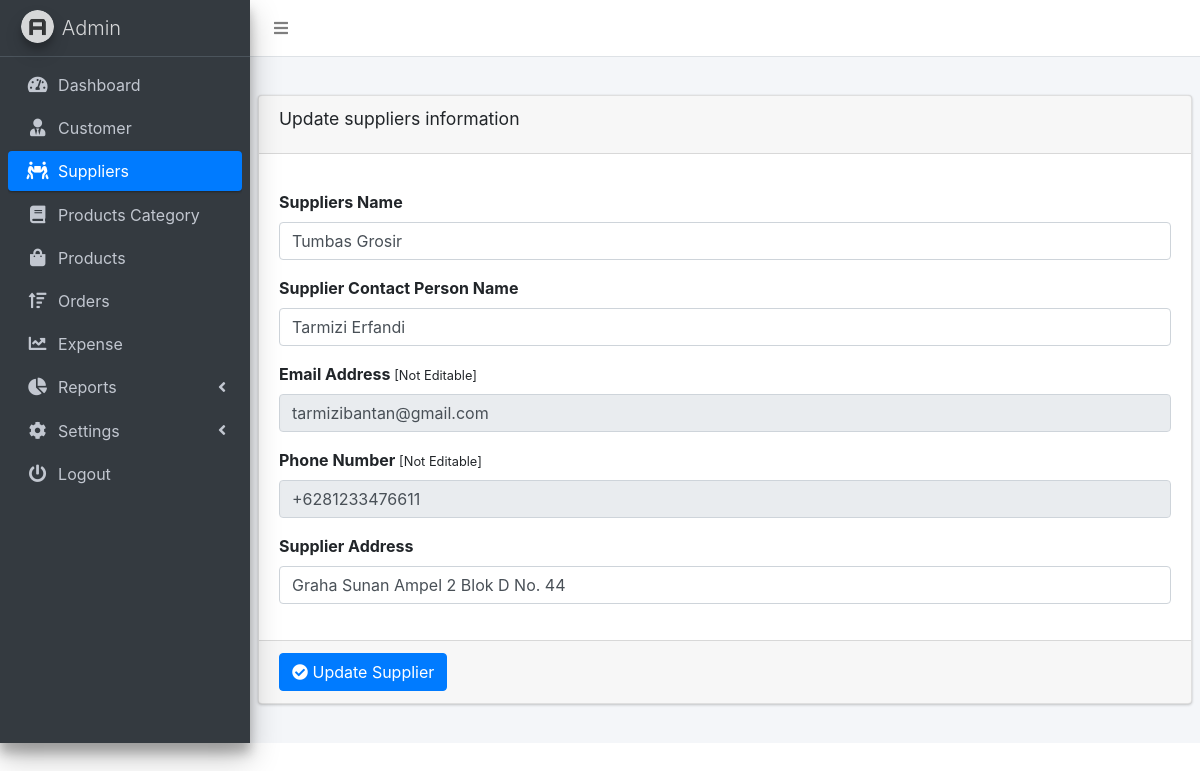
The app's page /edit_supplier.php?id=20 (signed in) with its own data.
### tables this page shows
CREATE TABLE `suppliers` (
  `suppliers_id` int(255) NOT NULL,
  `suppliers_name` varchar(255) NOT NULL,
  `suppliers_contact_person` varchar(255) NOT NULL,
  `suppliers_cell` varchar(255) NOT NULL,
  `suppliers_email` varchar(255) NOT NULL,
  `suppliers_address` varchar(255) NOT NULL,
  `timestamp` timestamp NOT NULL DEFAULT current_timestamp() ON UPDATE current_timestamp()
);

### edit_supplier.php (the view, shortened to what this page needs)
<?php
if ($_SERVER["REQUEST_METHOD"] == "GET") {
  $getid = $_GET['id'];
  include('db_connect.php');
  if (!empty($getid)) {
    $query = mysqli_query($con, "SELECT * FROM suppliers WHERE suppliers_id='$getid'");
    $row = mysqli_fetch_assoc($query);
  }
}
?>
<!DOCTYPE html>
<html lang="en">
<head>
  <link rel="stylesheet" href="dist/css/preloader.css">
  <link rel="stylesheet" href="plugins/sweetalert2/sweetalert2.min.css">
  <link rel="stylesheet" href="plugins/fontawesome-free/css/all.min.css">
  <link rel="stylesheet" href="https://code.ionicframework.com/ionicons/2.0.1/css/ionicons.min.css">
  <link rel="stylesheet" href="plugins/datatables-bs4/css/dataTables.bootstrap4.min.css">
  <link rel="stylesheet" href="plugins/datatables-responsive/css/responsive.bootstrap4.min.css">
  <link rel="stylesheet" href="dist/css/adminlte.min.css">
  <link href="plugins/bootstrap/css/bootstrap.min.css" rel="stylesheet"/>
</head>
<body class="hold-transition sidebar-mini">
<div class="wrapper">
  <nav class="main-header navbar navbar-expand navbar-white navbar-light">
    <ul class="navbar-nav">
      <li class="nav-item">
        <a class="nav-link" data-widget="pushmenu" href="#" role="button"><i class="fas fa-bars"></i></a>
      </li>
    </ul>
  </nav>
  <aside class="main-sidebar sidebar-dark-primary elevation-4">
    <a href="#" class="brand-link">
      <img src="dist/img/AdminLTELogo.png"
           alt="AdminLTE Logo"
           class="brand-image img-circle elevation-3"
           style="opacity: .8">
      <span class="brand-text font-weight-light">Admin</span>
    </a>
    <div class="sidebar">
      <nav class="mt-2">
        <ul class="nav nav-pills nav-sidebar flex-column" data-widget="treeview" role="menu" data-accordion="false">
          <li class="nav-item">
            <a href="dashboard.php" class="nav-link">
              <i class="nav-icon fas fa-tachometer-alt"></i>
              <p>
                Dashboard
              </p>
            </a>
          </li>
          <li class="nav-item">
            <a href="customers.php" class="nav-link ">
              <i class="nav-icon fas fa-user-tie"></i>
              <p>
                Customer
              </p>
            </a>
          </li>
          <li class="nav-item">
            <a href="suppliers.php" class="nav-link active">
              <i class="nav-icon fas fa-people-carry"></i>
              <p>
                Suppliers
              </p>
            </a>
          </li>
          <li class="nav-item">
            <a href="category.php" class="nav-link">
              <i class="nav-icon fas fa-book"></i>
              <p>
                Products Category
              </p>
            </a>
          </li>
          <li class="nav-item">
            <a href="products.php" class="nav-link">
              <i class="nav-icon fas fa-shopping-bag"></i>
              <p>
                Products
              </p>
            </a>
          </li>
          <li class="nav-item">
            <a href="orders.php" class="nav-link">
              <i class="nav-icon fas fa-sort-amount-up"></i>
              <p>
                Orders
              </p>
            </a>
          </li>
          <li class="nav-item">
            <a href="expense.php" class="nav-link">
              <i class="nav-icon fas fa-chart-line"></i>
              <p>
                Expense
              </p>
            </a>
          </li>
          <li class="nav-item">
            <a href="#" class="nav-link">
              <i class="nav-icon fas fa-chart-pie"></i>
              <p>
                Reports
                <i class="right fas fa-angle-left"></i>
              </p>
            </a>
          </li>
          <li class="nav-item">
            <a href="products.php" class="nav-link">
              <i class="nav-icon fas fa-cog"></i>
              <p>
                Settings
                <i class="right fas fa-angle-left"></i>
              </p>
            </a>
          </li>
          <li class="nav-item">
            <a href="logout.php" class="nav-link">
              <i class="nav-icon fas fa-power-off"></i>
              <p>
                Logout
              </p>
            </a>
          </li>
        </ul>
      </nav>
    </div>
  </aside>
  <div class="content-wrapper">
    <section class="content-header">
    </section>
    <section class="content">
      <div class="row">
        <div class="col-12">
          <div class="card">
            <div class="card-header">
              <h3 class="card-title">Update suppliers information</h3>
            </div>
            <form role="form" id="quickForm" method="post" action="edit_supplier.php">
              <div class="card-body">
                <div class="form-group">
                  <label for="exampleInputSupplierName">Suppliers Name</label>
                  <input type="text" name="supplier_name" class="form-control" id="exampleInputSupplierName"
                         value="<?php echo $row['suppliers_name'] ?>">
                </div>
                <div class="form-group">
                  <label for="exampleInputSupplierName">Supplier Contact Person Name</label>
                  <input type="text" name="supplier_contact_person" class="form-control" id="exampleInputSupplierName"
                         value="<?php echo $row['suppliers_contact_person'] ?>">
                </div>
                <div class="form-group">
                  <label for="exampleInputEmail1">Email Address <small>[Not Editable]</small></label>
                  <input type="email" name="supplier_email" class="form-control" id="exampleInputEmail1" readonly
                         value="<?php echo $row['suppliers_email'] ?>">
                </div>
                <div class="form-group">
                  <label for="exampleInputPhone">Phone Number <small>[Not Editable]</small></label>
                  <input type="tel" name="supplier_phone" class="form-control" id="exampleInputPhone" readonly
                         value="<?php echo $row['suppliers_cell'] ?>">
                </div>
                <div class="form-group">
                  <label for="exampleInputAddress">Supplier Address</label>
                  <input type="text" name="supplier_address" class="form-control" id="exampleInputAddress"
                         value="<?php echo $row['suppliers_address'] ?>">
                </div>
              </div>
              <div class="card-footer">
                <button type="submit" id="update_supplier" class="btn btn-primary"> <i class="fa fa-check-circle"></i> Update Supplier</button>
              </div>
            </form>
          </div>
        </div>
      </div>
    </section>
  </div>
</div>
</body>
</html>

### records on screen
suppliers: supplier_name "Tumbas Grosir", supplier_contact_person "Tarmizi Erfandi", supplier_email "tarmizibantan@gmail.com", supplier_phone "+6281233476611", supplier_address "Graha Sunan Ampel 2 Blok D No. 44"
